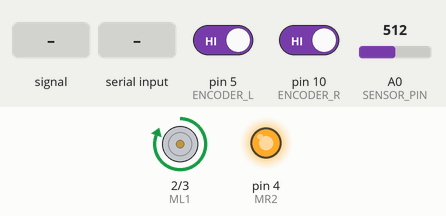
Bench run of a sketch on a simulated Arduino Leonardo, built with avr-gcc and run on an emulated ATmega32U4. Shown: motor-driver pin pairs drawn as motors (green arrow = first pin HIGH = forward, orange = second pin HIGH = backward, longer = more drive), output pins drawn as LEDs (lit = HIGH). The inputs (shaded band) are chosen by the test bench; at power-on: A0 (SENSOR_PIN) = 512, pin 5 (ENCODER_L) HIGH, pin 10 (ENCODER_R) HIGH. Pins used as bus, display or sensor lines are not drawn.

Above: at 1.2 s.
1.3 s: A0 (SENSOR_PIN) fed a 200 Hz sine of ±81 counts around its level
At 2.7 s:
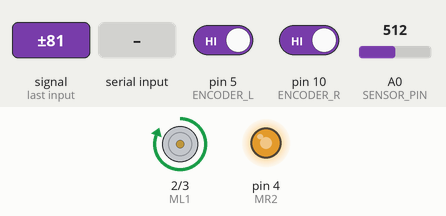
4.3 s: "s" received over the second serial link
At 5.1 s:
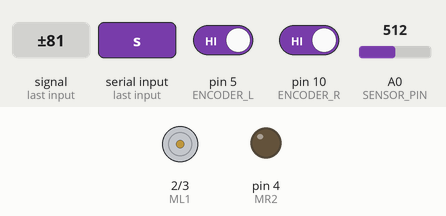
5.8 s: "b" received over the second serial link
8.8 s: A0 (SENSOR_PIN) set to 391
10.3 s: A0 (SENSOR_PIN) set to 365
At 12.0 s:
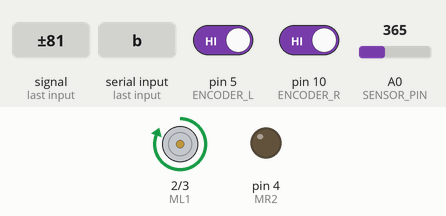
12.4 s: A0 (SENSOR_PIN) set to 0
At 15.21 s:
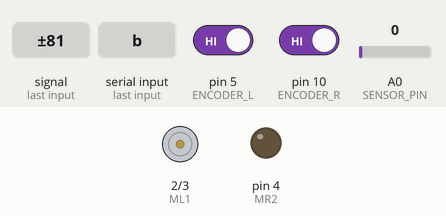
Timing chart, 0 to 16.4 s (numbered marks = the images above; inputs shaded):
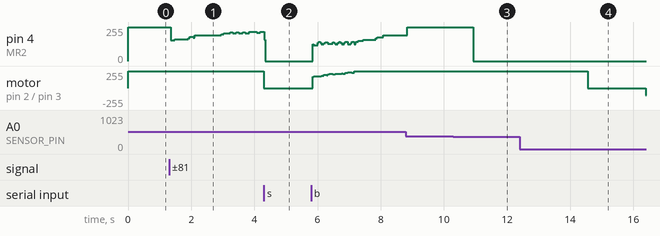

The sketch:

main.ino
```cpp
#define ML1 2
#define ML2 3
#define MR1 1
#define MR2 4
#define SENSOR_PIN 0
#define ENCODER_L 5
#define ENCODER_R 10
#define LED 13

#define RIGHT 0
#define LEFT 1

#define SENSOR_DISABLED false

float gearRatio;
float wheelDiameter;
float distancePerMotorRotate;

int ENCODER_PIN[2] = {ENCODER_R, ENCODER_L};

int isActive = true;

float currentSpeed[2] = {0,0};

//original map function which can map with float values
float mapFloat(float InputValue, float InputLower, float InputUpper, float OutputLower, float OutputUpper){
  float value = (OutputUpper-OutputLower)*(InputValue - InputLower) / (InputUpper - InputLower) + OutputLower;
  return max(min(value, OutputUpper), OutputLower);
}

//motor power control function
void controlMotor(float Rspeed, float Lspeed){ //argument range -1 to 1
  if(Rspeed>=0){
    analogWrite(MR1, int(255*Rspeed));
    analogWrite(MR2, 0);
  }else{
    analogWrite(MR2, int(255*(-Rspeed)));
    analogWrite(MR1, 0);
  }

  if(Lspeed>=0){
    analogWrite(ML1, int(255*Lspeed));
    analogWrite(ML2, 0);
  }else{
    analogWrite(ML2, int(255*(-Lspeed)));
    analogWrite(ML1, 0);
  }
}

//chattering eliminator function for the binary hall sensors
int prevEncoderState[2] = {0,0};
int _smoothEncoderSignal(int encoderNum){
  while(true){
    int encoderSignals[3] = {0,0,0};
    for(int i = 0; i < 3; i++){
      encoderSignals[i] = digitalRead(ENCODER_PIN[encoderNum]);
    }
    if(encoderSignals[0]==encoderSignals[1] && encoderSignals[1]==encoderSignals[2]){
      return encoderSignals[0];
    }
  }
}

//signal state detection function
bool _isChanged(int encoderNum){ //argument range 0 or 1
  int encoderState = _smoothEncoderSignal(encoderNum);
  bool changed = false;
  if(prevEncoderState[encoderNum]==0 && encoderState==1){
    changed = true;
  }
  prevEncoderState[encoderNum] = encoderState;
  return changed;
}

//measure speed with parallel processing emulation (amazingly faster than before)
int deadLineTime = 50000;
int pulsePerRotate = 11;
int prevSignalTime[2] = {0,0};
float _getSpeedWithTime(int motorNum){
  int nowTime = micros();
  int deltaTime = nowTime - prevSignalTime[motorNum];
  if(_isChanged(motorNum)){
    float MotorFreq = 1000000/(deltaTime*pulsePerRotate);
    float speed = MotorFreq*distancePerMotorRotate;//cm/s
    prevSignalTime[motorNum] = nowTime;
    return speed;
  }else if(deltaTime > deadLineTime){
    return 0;
  }else{
    return currentSpeed[motorNum];
  }
}

//speed update function
void getSpeedWithTime(float *spd){
  spd[RIGHT] = _getSpeedWithTime(RIGHT);
  spd[LEFT] = _getSpeedWithTime(LEFT);
}

//smooth start speed function
void delayAccelerationSpeed(float targetSpeed, float *newTargetSpeed, float maxError = 10){
  float speedDeltas[] = {targetSpeed-currentSpeed[RIGHT], targetSpeed-currentSpeed[LEFT]};
  if(speedDeltas[0] >= maxError && speedDeltas[1] >= maxError){
    newTargetSpeed[RIGHT] = min(currentSpeed[RIGHT] + maxError, targetSpeed);
    newTargetSpeed[LEFT] = min(currentSpeed[LEFT] + maxError, targetSpeed);
  }else{
    newTargetSpeed[RIGHT] = targetSpeed;
    newTargetSpeed[LEFT] = targetSpeed;
  }
  return;
}

float getLinePos(){
  float linePos = mapFloat(float(analogRead(SENSOR_PIN)),7.0f,673.0f,-10.0f,10.0f);
  return linePos;
}

float sensorErrorPrev;
float sensorErrorSum;
float getPIDsensorValue(int linePos){
  float skP = 10.0;
  float skI = 0.0002;
  float skD = 12.5;

  //on start
  if(currentSpeed[RIGHT]<=30 && currentSpeed[LEFT]<=30){
    skP = 4.5;
    skI = 0.00015;
    skD = 8.0;

  }
  float error = linePos;
  sensorErrorSum += error;
  float PIDvalue = error*skP + sensorErrorSum*skI + (error - sensorErrorPrev)*skD;
  sensorErrorPrev = error;
  return PIDvalue;
}


float spdPrev[2];
float spdErrorPrev[2];
float spdErrorSum[2];
float power[2];
void controlEachMotorWithPID(float rightTargetSpeed, float leftTargetSpeed){
  float mkP = 0.04;
  float mkI = 0.000015;
  float mkD = 0.05;

  float spdError[2];

  spdError[RIGHT] = rightTargetSpeed - currentSpeed[RIGHT];
  spdError[LEFT] = leftTargetSpeed - currentSpeed[LEFT];
  spdErrorSum[RIGHT] += spdError[RIGHT];
  spdErrorSum[LEFT] += spdError[LEFT];
  float pwrR = spdError[RIGHT]*mkP + (spdError[RIGHT]-spdErrorPrev[RIGHT])*mkD + spdErrorSum[RIGHT]*mkI;
  float pwrL = spdError[LEFT]*mkP + (spdError[LEFT]-spdErrorPrev[LEFT])*mkD + spdErrorSum[LEFT]*mkI;
  spdErrorPrev[RIGHT] = spdError[RIGHT];
  spdErrorPrev[LEFT] = spdError[LEFT];
  controlMotor(pwrR, pwrL);
}

float limitSpeedOnCorner(float targetSpeed, float deacceleratedSpeed, int linePositon){
  float spdDelta = (targetSpeed - deacceleratedSpeed)/6;
  float spd = targetSpeed - spdDelta*abs(float(linePositon));
  return spd;
}

void controlMotorFromSensors(float targetSpeed, float deacceleratedSpeed=10){
  int linePos = getLinePos();
  float sensorPIDValue = getPIDsensorValue(linePos);
  float newTargetSpeed[2];
  delayAccelerationSpeed(targetSpeed, newTargetSpeed, deacceleratedSpeed);
  float rightSpeed = newTargetSpeed[RIGHT] - sensorPIDValue;
  float leftSpeed = newTargetSpeed[LEFT] + sensorPIDValue;
  controlEachMotorWithPID(rightSpeed, leftSpeed);
}

void showSpeed(){
  Serial1.print("Speed: ");
  Serial1.print(currentSpeed[RIGHT]);
  Serial1.print(", ");
  Serial1.print(80);
  Serial1.print(", ");
  Serial1.println(20);
}

void showLinePos(){
  Serial.println(getLinePos());
}

int initialMicros;
int loopCount = 0;
void showLoopSpeed(int loopNum){
  if(loopCount==0){
    initialMicros = micros();
  }
  loopCount++;

  if(loopCount==loopNum){
    Serial.print("Loop Speed ( ");
    Serial.print(loopNum);
    Serial.print(" iters): ");
    Serial.print((micros()-initialMicros)/loopNum);
    Serial.println("us");
    loopCount = 0;
    showSpeed();
  }
}


void initAll(){
  //global variables initialize
  currentSpeed[RIGHT] = 0;
  currentSpeed[LEFT] = 0;
  sensorErrorPrev = 0;
  sensorErrorSum = 0;
  spdErrorPrev[RIGHT] = 0;
  spdErrorPrev[LEFT] = 0;
  spdErrorSum[RIGHT] = 0;
  spdErrorSum[LEFT] = 0;
  initialMicros = 0;
  loopCount = 0;

  //Motors init
  pinMode(MR1, OUTPUT);
  pinMode(MR2, OUTPUT);
  pinMode(ML1, OUTPUT);
  pinMode(ML2, OUTPUT);
  analogWrite(MR1, 0);
  analogWrite(MR2, 0);
  analogWrite(ML1, 0);
  analogWrite(ML2, 0);

  //encoder init
  pinMode(ENCODER_L, INPUT);
  pinMode(ENCODER_R, INPUT);

  //multiplexer input pins init
  pinMode(SENSOR_PIN, INPUT);

  //set the hardware
  gearRatio = 18.8;
  wheelDiameter = 5.6;
  distancePerMotorRotate = wheelDiameter*PI/gearRatio;
}

void Xbee(){
  if(Serial1.available()){
    char c = Serial1.read();
    switch (c){
      case 's':
      initAll();
      isActive = false;
      break;

      case 'b':
      initAll();
      isActive = true;
      break;
      default: break;
    }
  }
}

void setup() {
  Serial.begin(9600);
  Serial1.begin(9600);
  initAll();
}

void loop() {
  Xbee();
  if (isActive){
    getSpeedWithTime(currentSpeed);
    controlMotorFromSensors(100);
  }else{
    controlEachMotorWithPID(0,0);
  }
}
```

Measured:
- the behaviour switches between 374 and 373 on A0 (SENSOR_PIN) (found by bisection; images 2 and 3)
- after the input at 4.3 s, motor on pin 2 (ML1) / pin 3 (ML2): forward 255/255 → stopped at once
- after the input at 10.3 s, pin 4 (MR2): 255/255 → 0/255 after 0.64 s
- after the input at 12.4 s, motor on pin 2 (ML1) / pin 3 (ML2): forward 255/255 → stopped after 2.2 s, → backward 105/255 1.8 s later
